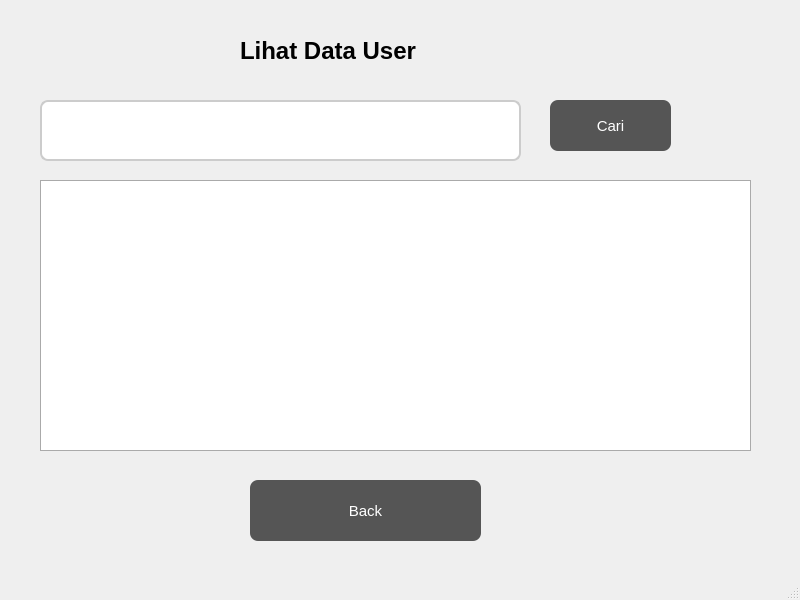
<?xml version="1.0" encoding="UTF-8"?>
<ui version="4.0">
 <class>MainWindow</class>
 <widget class="QMainWindow" name="MainWindow">
  <property name="geometry">
   <rect>
    <x>0</x>
    <y>0</y>
    <width>800</width>
    <height>600</height>
   </rect>
  </property>
  <property name="windowTitle">
   <string>MainWindow</string>
  </property>
  <property name="styleSheet">
   <string notr="true">QPushButton {
    background-color: #555555;
    color: white;
    border-radius: 8px;
    padding: 6px 12px;
}

QPushButton:hover {
    background-color: #666666;
}

QPushButton:pressed {
    background-color: #777777;
}</string>
  </property>
  <widget class="QWidget" name="centralwidget">
   <widget class="QLineEdit" name="lineEdit">
    <property name="geometry">
     <rect>
      <x>40</x>
      <y>100</y>
      <width>481</width>
      <height>61</height>
     </rect>
    </property>
    <property name="font">
     <font>
      <pointsize>-1</pointsize>
     </font>
    </property>
    <property name="styleSheet">
     <string notr="true">padding: 6px;
background: white;
border: 2px solid #ccc;
border-radius: 8px;
font-size: 14px;
</string>
    </property>
   </widget>
   <widget class="QPushButton" name="pushButton">
    <property name="geometry">
     <rect>
      <x>550</x>
      <y>100</y>
      <width>121</width>
      <height>51</height>
     </rect>
    </property>
    <property name="font">
     <font>
      <pointsize>11</pointsize>
     </font>
    </property>
    <property name="styleSheet">
     <string notr="true">QPushButton {
    background-color: #555555;
    color: white;
    border-radius: 8px;
    padding: 6px 12px;
}

QPushButton:hover {
    background-color: #666666;
}

QPushButton:pressed {
    background-color: #777777;
}</string>
    </property>
    <property name="text">
     <string>Cari</string>
    </property>
   </widget>
   <widget class="QTableWidget" name="tableWidget">
    <property name="geometry">
     <rect>
      <x>40</x>
      <y>180</y>
      <width>711</width>
      <height>271</height>
     </rect>
    </property>
    <property name="font">
     <font>
      <pointsize>-1</pointsize>
     </font>
    </property>
    <property name="styleSheet">
     <string notr="true">QTableWidget {
    background: white;
    border: 1px solid #aaa;
    gridline-color: #777;
    font-size: 14px;
}

QHeaderView::section {
    background-color: #eaeaea;
    font-weight: bold;
    padding: 6px;
    border: 1px solid #aaa;
}
</string>
    </property>
    <property name="alternatingRowColors">
     <bool>true</bool>
    </property>
    <property name="selectionBehavior">
     <enum>QAbstractItemView::SelectRows</enum>
    </property>
    <property name="gridStyle">
     <enum>Qt::SolidLine</enum>
    </property>
    <property name="sortingEnabled">
     <bool>true</bool>
    </property>
   </widget>
   <widget class="QPushButton" name="pushButton_2">
    <property name="geometry">
     <rect>
      <x>250</x>
      <y>480</y>
      <width>231</width>
      <height>61</height>
     </rect>
    </property>
    <property name="font">
     <font>
      <pointsize>11</pointsize>
     </font>
    </property>
    <property name="styleSheet">
     <string notr="true">QPushButton {
    background-color: #555555;
    color: white;
    border-radius: 8px;
    padding: 6px 12px;
}

QPushButton:hover {
    background-color: #666666;
}

QPushButton:pressed {
    background-color: #777777;
}</string>
    </property>
    <property name="text">
     <string>Back</string>
    </property>
   </widget>
   <widget class="QLabel" name="label">
    <property name="geometry">
     <rect>
      <x>240</x>
      <y>20</y>
      <width>251</width>
      <height>61</height>
     </rect>
    </property>
    <property name="font">
     <font>
      <pointsize>18</pointsize>
      <weight>75</weight>
      <bold>true</bold>
     </font>
    </property>
    <property name="text">
     <string>Lihat Data User</string>
    </property>
   </widget>
  </widget>
  <widget class="QMenuBar" name="menubar">
   <property name="geometry">
    <rect>
     <x>0</x>
     <y>0</y>
     <width>800</width>
     <height>26</height>
    </rect>
   </property>
  </widget>
  <widget class="QStatusBar" name="statusbar"/>
 </widget>
 <resources/>
 <connections/>
</ui>
